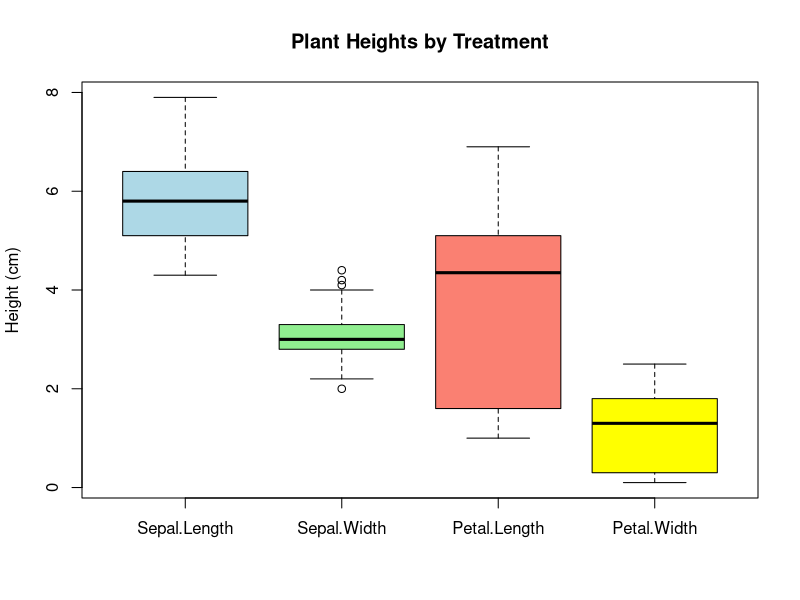

The R source for this figure:
## ---- chunk 1
knitr::opts_chunk$set(echo = TRUE)
## ---- chunk 2
# Install a package (only needed once)
#install.packages("dplyr")
#install.packages("ggplot2")
# Load the package (needed in each R session)
library(dplyr)
library(ggplot2)
## ---- chunk 3
df<-iris
head(df)
tail(df)
## ---- chunk 4
table(df$Species)
## ---- chunk 5
subset.df<-filter(df, Sepal.Length < 3 & Species == "setosa")
subset.df<-filter(df, Sepal.Length < 3 | Species != "setosa")
subset.df<-filter(df, Sepal.Length >= 6 & Species != "setosa" & Petal.Length < 5)

## ---- chunk 6
subset.df<-select(df, c(Species,Sepal.Width))
## ---- chunk 7
df2<-select(df, -Species)
# Create a boxplot
boxplot(df2,
        main = "Plant Heights by Treatment",
        ylab = "Height (cm)",
        col = c("lightblue", "lightgreen", "salmon" , "yellow"))
